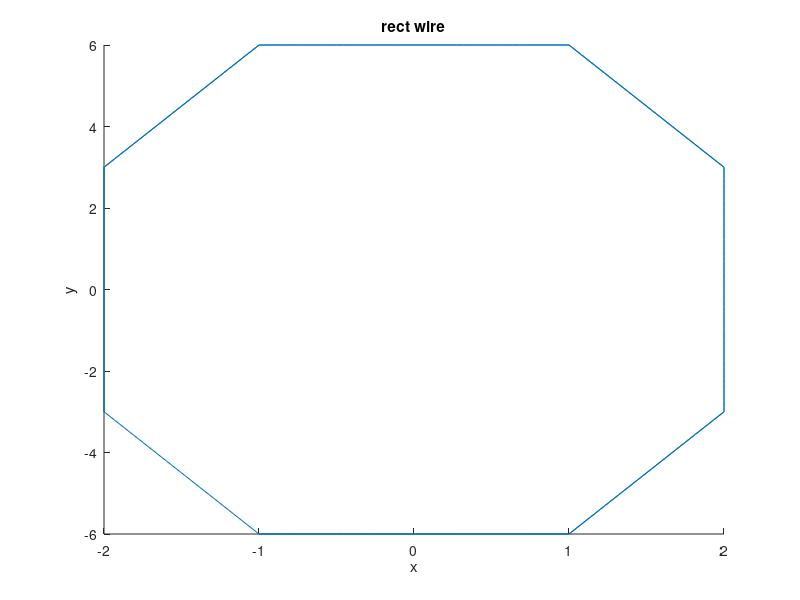

Source code (MATLAB):
clear all; close all; clc;

ra=0.3; ri=0.3; phi=2; N=2; O=1; wT=0.1; h=(1.1)*(2*wT*N);
W0=2; L0=6; 

deltaS = 200; 
helixSTEP = phi*(pi/180);
start=0; fin = N*(2*pi) + helixSTEP/2;
cst_xxx = start:helixSTEP:fin;
cstSize = floor((numel(cst_xxx)/4)/N);

x = linspace(-W0/2,W0/2,cstSize)'; xc = W0*ones(1,cstSize)';
y = linspace(-L0/2,L0/2,cstSize)'; yc = L0*ones(1,cstSize)';
x0 = [x;xc;flipud(x);-xc];           y0 = [-yc;y;yc;flipud(y)];

xS0 = repmat(x0,N,1);
yS0 = repmat(y0,N,1);

zSize = numel(xS0);
zS0 = linspace(start,fin, zSize)';

%%
H1=plot3(xS0,yS0,zS0);
%H=plot(xS0,yS0);
title('rect wire');
xlabel('x'); ylabel('y'); 
%zlabel('z');
view(0,90)
%zS0 = ((h*cst_xxx)./(2*pi*N))';
